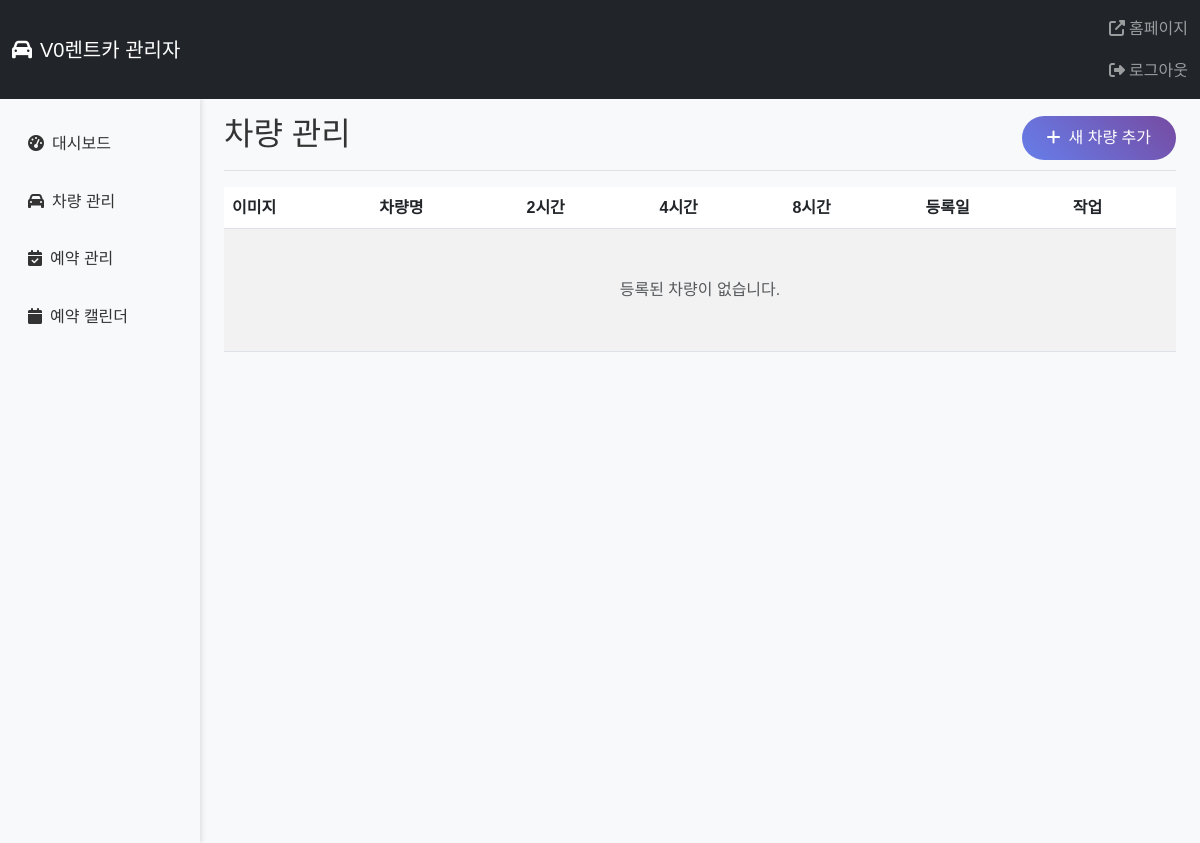
Before: /admin/cars (signed in) with the older database file.
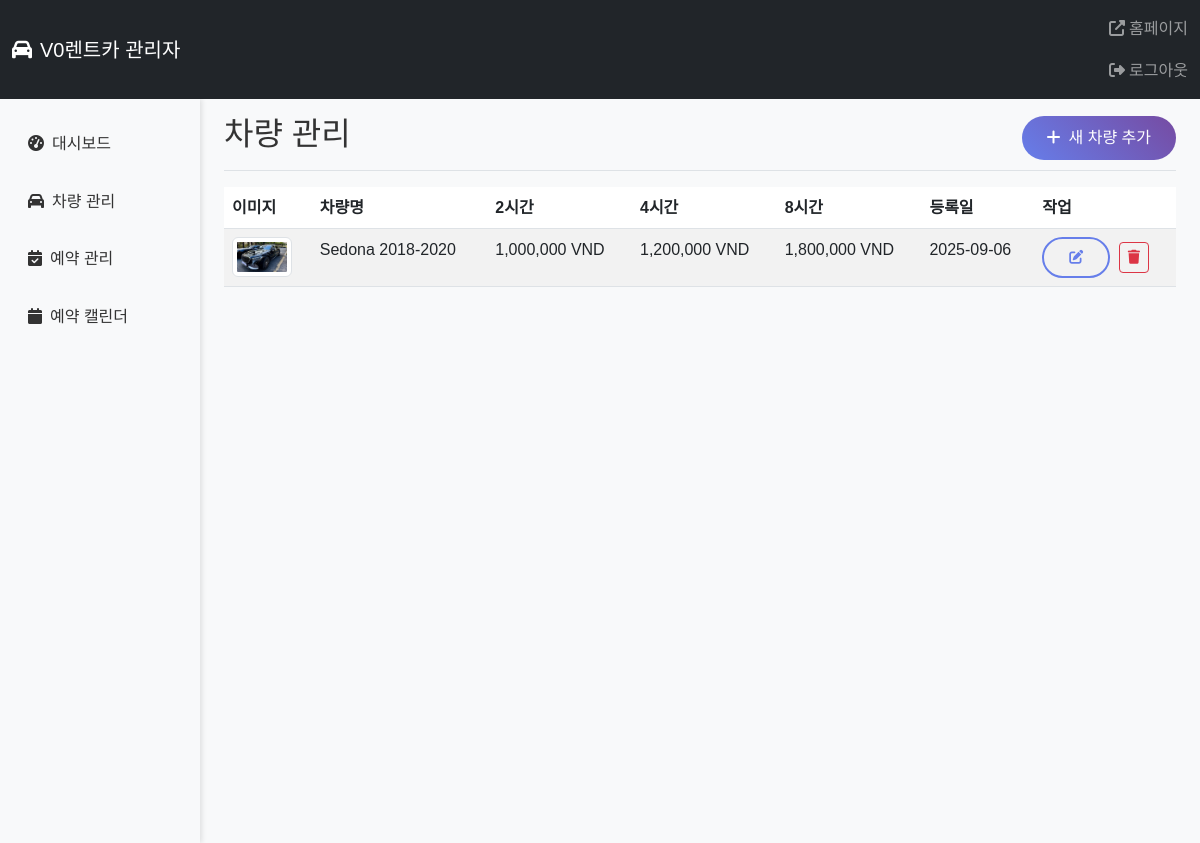
After: the same page with the newer database file.
### models.py (models this page shows, shortened)
class Car(db.Model):
    id = db.Column(db.Integer, primary_key=True)
    name = db.Column(db.String(100), nullable=False)
    description = db.Column(db.Text)
    price_2h = db.Column(db.Integer, nullable=False)  # Price in VND
    price_4h = db.Column(db.Integer, nullable=False)
    price_8h = db.Column(db.Integer, nullable=False)
    images = db.Column(db.Text)  # JSON string of image paths
    created_at = db.Column(db.DateTime, default=datetime.utcnow)
    def get_images_list(self):
        if self.images:
            import json
            try:
                return json.loads(self.images)
            except:
                return []
        return []

### routes.py (the view)
    def decorated_function(*args, **kwargs):
        if 'admin_logged_in' not in session:
            return redirect(url_for('admin_login'))
        return f(*args, **kwargs)

### routes.py (called while the page is built)
def admin_required(f):
    def decorated_function(*args, **kwargs):
        if 'admin_logged_in' not in session:
            return redirect(url_for('admin_login'))
        return f(*args, **kwargs)
    decorated_function.__name__ = f.__name__
    return decorated_function

@app.route('/admin/cars')
@admin_required
def admin_cars():
    cars_list = Car.query.all()
    return render_template('admin/cars.html', cars=cars_list)

### templates/admin/cars.html (shortened to what this page needs)
{% extends "admin/base.html" %}
{% block content %}
<div class="d-flex justify-content-between flex-wrap flex-md-nowrap align-items-center pt-3 pb-2 mb-3 border-bottom">
    <h1 class="h2">차량 관리</h1>
    <a href="{{ url_for('admin_car_add') }}" class="btn btn-primary">
        <i class="fas fa-plus me-2"></i>새 차량 추가
    </a>
</div>
<div class="table-responsive">
    <table class="table table-striped table-hover">
        <thead>
            <tr>
                <th>이미지</th>
                <th>차량명</th>
                <th>2시간</th>
                <th>4시간</th>
                <th>8시간</th>
                <th>등록일</th>
                <th>작업</th>
            </tr>
        </thead>
        <tbody>
            {% for car in cars %}
                <tr>
                    <td>
                        {% set images = car.get_images_list() %}
                        {% if images %}
                            <img src="{{ url_for('static', filename='uploads/' + images[0]) }}"
                                 class="img-thumbnail" style="width: 60px; height: 40px; object-fit: cover;"
                                 alt="{{ car.name }}">
                        {% else %}
                            <div class="bg-light d-flex align-items-center justify-content-center"
                                 style="width: 60px; height: 40px;">
                                <i class="fas fa-car text-muted"></i>
                            </div>
                        {% endif %}
                    </td>
                    <td>{{ car.name }}</td>
                    <td>{{ "{:,}".format(car.price_2h) }} VND</td>
                    <td>{{ "{:,}".format(car.price_4h) }} VND</td>
                    <td>{{ "{:,}".format(car.price_8h) }} VND</td>
                    <td>{{ car.created_at.strftime('%Y-%m-%d') }}</td>
                    <td>
                        <a href="{{ url_for('admin_car_edit', car_id=car.id) }}"
                           class="btn btn-sm btn-outline-primary me-1">
                            <i class="fas fa-edit"></i>
                        </a>
                        <a href="{{ url_for('admin_car_delete', car_id=car.id) }}"
                           class="btn btn-sm btn-outline-danger"
                           onclick="return confirm('정말로 이 차량을 삭제하시겠습니까?')">
                            <i class="fas fa-trash"></i>
                        </a>
                    </td>
                </tr>
            {% else %}
                <tr>
                    <td colspan="7" class="text-center text-muted py-5">
                        등록된 차량이 없습니다.
                    </td>
                </tr>
            {% endfor %}
        </tbody>
    </table>
</div>
{% endblock %}

Changed rows visible on the page:
added Car: name "Sedona 2018-2020", price_2h "1,000,000", price_4h "1,200,000", price_8h "1,800,000", created_at "2025-09-06"
Other visible differences:
text no longer shown: "등록된 차량이 없습니다."
